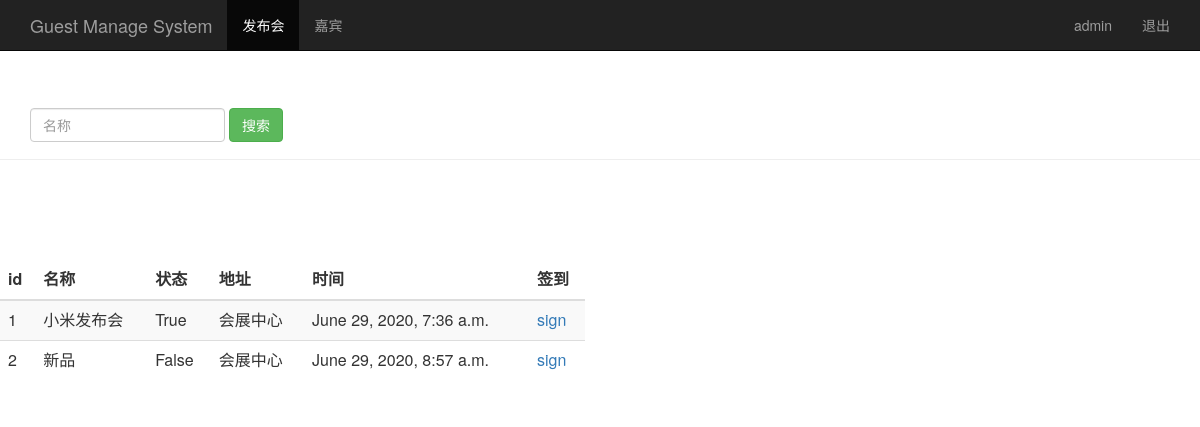
The app's page /event_manage/ (signed in), older data.
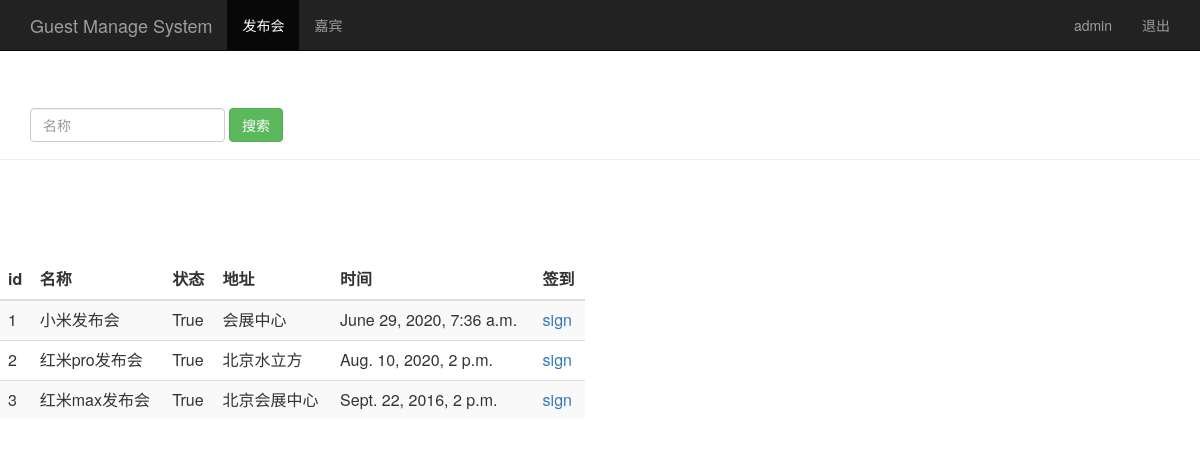
The same page, newer data.
### sign/models.py (models this page shows, shortened)
class Event(models.Model):
    name = models.CharField(max_length=100)#发布会标题
    limit = models.IntegerField()#参加人数
    status = models.BooleanField()#状态
    address = models.CharField(max_length=200)#地址
    start_time = models.DateTimeField('events time')#发布会时间
    create_time = models.DateTimeField(auto_now=True)#创建时间，自动获取当前时间

### sign/views.py (the view)
# urls.py: url(r'event_manage/$',views.event_manage),
@login_required()
def event_manage(request):
    event_list = Event.objects.all()
    username = request.session.get('user','')#读取浏览器session
    return render(request,"event_manage.html",{"user": username,"events": event_list})

### sign/templates/event_manage.html (shortened to what this page needs)
<html lang="zh-CN">
  <head>
      {% load bootstrap3 %}
      {% bootstrap_css %}
  </head>
  <body role="document">
    <nav class="navbar navbar-inverse navbar-fixed-top">
        <div class="container">
            <div class="navbar-header">
                <a class="navbar-brand" href="/event_manage/">Guest Manage System</a>
            </div>
            <div id="navbar" class="collapse navbar-collapse">
                <u1 class="nav navbar-nav">
                    <li class="active"><a href="#">发布会</a></li>
                    <li><a href="/guest_manage/">嘉宾</a></li>
                </u1>
                <u1 class="nav navbar-nav navbar-right">
                    <li><a href="#">{{ user }}</a> </li>
                    <li><a href="/logout/">退出</a> </li>
                </u1>
            </div>
        </div>
    </nav>
     <div class="page-header" style="padding-top: 60px;">
         <div id="navbar" class="navbar-collapse collapse">
             <form class="navbar-form" methond="get" action="/search_name/">
                 <div class="form-group">
                     <input name="name" type="text" placeholder="名称" class="form-control">
                 </div>
                 <button type="submit" class="btn btn-success">搜索</button>
             </form>
         </div>
     </div>
    <div class="row" style="padding-top: 80px;">
        <div class="col-md-6">
            <table class="table table-striped">
              <thead>
                <tr>
                    <th>id</th><th>名称</th><th>状态</th><th>地址</th><th>时间</th><th>签到</th>
                </tr>
              </thead>
              <tbody>
                 {% for event in events %}
                    <tr>
                        <td>{{ event.id }}</td>
                        <td>{{ event.name }}</td>
                        <td>{{ event.status }}</td>
                        <td>{{ event.address }}</td>
                        <td>{{ event.start_time }}</td>
                        <td>
                            <a href="/sign_index/{{ event.id }}/" target="{{ event.id }}_blank">
                                sign
                            </a>
                        </td>
                    </tr>
                 {% endfor %}
              </tbody>
            </table>
        </div>
    </div>
  </body>
</html>

Row changes from the older to the newer data that the page shows:
changed Event id 2: name "新品" → "红米pro发布会"; status "False" → "True"; address "会展中心" → "北京水立方"; start_time "June 29, 2020, 8:57 a.m." → "Aug. 10, 2020, 2 p.m."
added Event: id "3", name "红米max发布会", status "True", address "北京会展中心", start_time "Sept. 22, 2016, 2 p.m."
